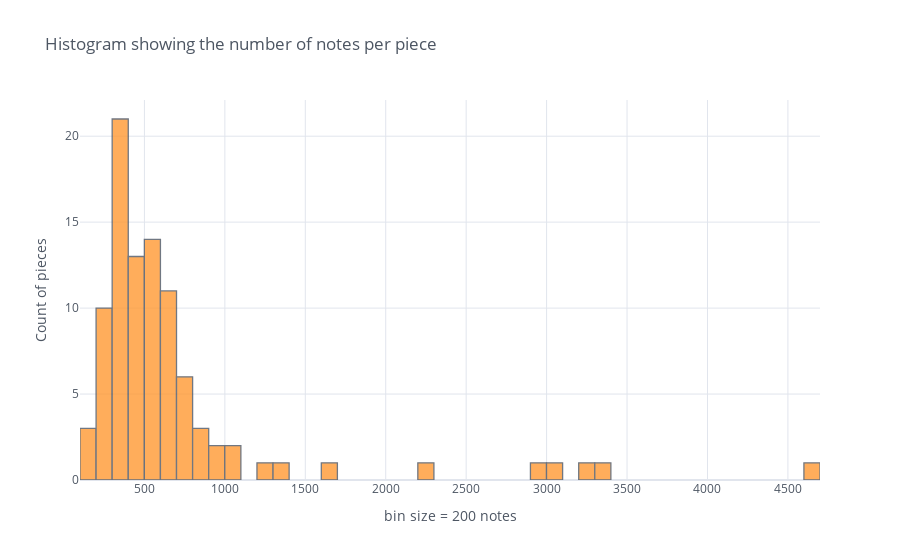

Notebook code cell kept with this figure:
### Markdown cell above
As noted in class, this distribution shows how often every key of the piano is pressed if you play all notes of all pieces in the middle octave. The plot reveals that

* the white keys [0, 2, 4, 5, 7, 9, 11] will be pressed more frequently than the black keys [1, 3, 6, 8, 10],
* Bb/A# is the most frequent black key,
* B/Cb  is the least frequent white key.

### How many notes in one piece?

### Code cell
notes.groupby('id').size().iplot('hist', bins=50, title='Histogram showing the number of notes per piece', xTitle='bin size = 200 notes', yTitle='Count of pieces')

### Figure 1 — Plotly figure (JSON) as saved in the notebook; plotly's stock layout.template omitted (floating-point values rounded to 4 significant figures)
{"data": [{"histfunc": "count", "histnorm": "", "marker": {"color": "rgba(255, 153, 51, 1.0)", "line": {"color": "#4D5663", "width": 1.3}}, "nbinsx": 50, "opacity": 0.8, "orientation": "v", "type": "histogram", "x": [867, 972, 394, 419, 500, 504, 455, 574, 441, 802, 3093, 659, 446, 355, 426, 713, 308, 799, 2293, 617, 582, 273, 363, 376, 177, 873, 2909, 737, 349, 335, 309, 311, 1043, 3337, 716, 540, 413, 709, 220, 902, 4653, 737, 626, 281, 521, 482, 340, 1062, 619, 485, 351, 264, 444, 633, 559, 516, 375, 395, 263, 448, 539, 549, 383, 395, 321, 225, 651, 481, 525, 330, 276, 477, 157, 668, 626, 598, 441, 330, 380, 306, 1202, 671, 501, 307, 259, 289, 542, 687, 196, 1695, 1304, 640, 3218, 200]}], "layout": {"autosize": true, "barmode": "overlay", "legend": {"bgcolor": "#FFFFFF", "font": {"color": "#4D5663"}}, "paper_bgcolor": "#FFFFFF", "plot_bgcolor": "#FFFFFF", "title": {"font": {"color": "#4D5663"}, "text": "Histogram showing the number of notes per piece"}, "xaxis": {"autorange": true, "gridcolor": "#E1E5ED", "range": [99.5, 4700.0], "showgrid": true, "tickfont": {"color": "#4D5663"}, "title": {"font": {"color": "#4D5663"}, "text": "bin size = 200 notes"}, "type": "linear", "zerolinecolor": "#E1E5ED"}, "yaxis": {"autorange": true, "gridcolor": "#E1E5ED", "range": [0, 22.11], "showgrid": true, "tickfont": {"color": "#4D5663"}, "title": {"font": {"color": "#4D5663"}, "text": "Count of pieces"}, "zerolinecolor": "#E1E5ED"}}}
